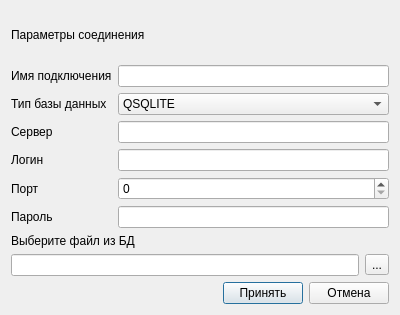
<?xml version="1.0" encoding="UTF-8"?>
<ui version="4.0">
 <class>ConnectionEditDialog</class>
 <widget class="QDialog" name="ConnectionEditDialog">
  <property name="geometry">
   <rect>
    <x>0</x>
    <y>0</y>
    <width>400</width>
    <height>315</height>
   </rect>
  </property>
  <property name="windowTitle">
   <string>Dialog</string>
  </property>
  <layout class="QVBoxLayout" name="verticalLayout">
   <item>
    <layout class="QVBoxLayout" name="vl_paramconn">
     <item>
      <widget class="QLabel" name="l_paramconn">
       <property name="text">
        <string>Параметры соединения</string>
       </property>
      </widget>
     </item>
     <item>
      <layout class="QHBoxLayout" name="hl_paramconn">
       <item>
        <layout class="QFormLayout" name="formLayout">
         <item row="0" column="0">
          <widget class="QLabel" name="l_nameconn">
           <property name="text">
            <string>Имя подключения</string>
           </property>
          </widget>
         </item>
         <item row="0" column="1">
          <widget class="QLineEdit" name="le_nameconn"/>
         </item>
         <item row="1" column="0">
          <widget class="QLabel" name="label">
           <property name="text">
            <string>Тип базы данных</string>
           </property>
          </widget>
         </item>
         <item row="1" column="1">
          <widget class="QComboBox" name="cb_type">
           <item>
            <property name="text">
             <string>QSQLITE</string>
            </property>
           </item>
           <item>
            <property name="text">
             <string>QMYSQL</string>
            </property>
           </item>
           <item>
            <property name="text">
             <string>QPSQL</string>
            </property>
           </item>
          </widget>
         </item>
         <item row="2" column="0">
          <widget class="QLabel" name="l_server">
           <property name="text">
            <string>Сервер</string>
           </property>
          </widget>
         </item>
         <item row="2" column="1">
          <widget class="QLineEdit" name="le_server"/>
         </item>
         <item row="3" column="0">
          <widget class="QLabel" name="l_login">
           <property name="text">
            <string>Логин</string>
           </property>
          </widget>
         </item>
         <item row="3" column="1">
          <widget class="QLineEdit" name="le_login"/>
         </item>
         <item row="4" column="0">
          <widget class="QLabel" name="l_port">
           <property name="text">
            <string>Порт</string>
           </property>
          </widget>
         </item>
         <item row="4" column="1">
          <widget class="QSpinBox" name="sb_port">
           <property name="maximum">
            <number>8000</number>
           </property>
          </widget>
         </item>
         <item row="5" column="0">
          <widget class="QLabel" name="l_password">
           <property name="text">
            <string>Пароль</string>
           </property>
          </widget>
         </item>
         <item row="5" column="1">
          <widget class="QLineEdit" name="le_password">
           <property name="text">
            <string/>
           </property>
          </widget>
         </item>
        </layout>
       </item>
      </layout>
     </item>
     <item>
      <layout class="QVBoxLayout" name="vl_filedb">
       <item>
        <widget class="QLabel" name="l_chosefile">
         <property name="text">
          <string>Выберите файл из БД</string>
         </property>
        </widget>
       </item>
       <item>
        <layout class="QHBoxLayout" name="horizontalLayout">
         <item>
          <widget class="QLineEdit" name="le_filedb"/>
         </item>
         <item>
          <widget class="QToolButton" name="btn_connect">
           <property name="text">
            <string>...</string>
           </property>
          </widget>
         </item>
        </layout>
       </item>
       <item>
        <layout class="QHBoxLayout" name="horizontalLayout_4">
         <item>
          <spacer name="horizontalSpacer">
           <property name="orientation">
            <enum>Qt::Horizontal</enum>
           </property>
           <property name="sizeHint" stdset="0">
            <size>
             <width>40</width>
             <height>20</height>
            </size>
           </property>
          </spacer>
         </item>
         <item>
          <widget class="QPushButton" name="btn_ok">
           <property name="text">
            <string>Принять</string>
           </property>
          </widget>
         </item>
         <item>
          <widget class="QPushButton" name="btn_cancel">
           <property name="text">
            <string>Отмена</string>
           </property>
          </widget>
         </item>
        </layout>
       </item>
      </layout>
     </item>
    </layout>
   </item>
  </layout>
 </widget>
 <resources/>
 <connections/>
</ui>
